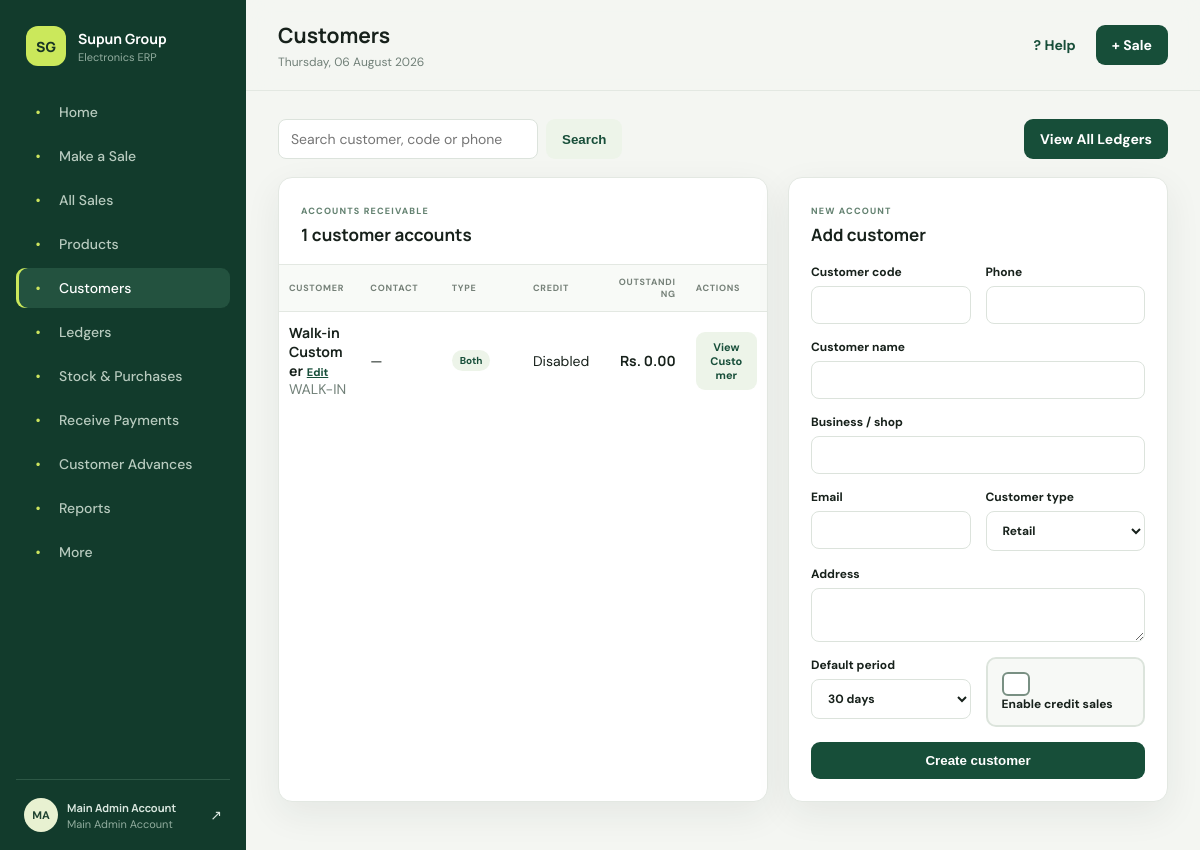
/customers.php (signed in), run on the app's committed database.
### tables this page shows
CREATE TABLE customers (id BIGINT UNSIGNED PRIMARY KEY AUTO_INCREMENT, customer_code VARCHAR(60) UNIQUE NOT NULL, name VARCHAR(160) NOT NULL, business_name VARCHAR(160), phone VARCHAR(30), email VARCHAR(190), address TEXT, customer_type ENUM('retail','wholesale','both') DEFAULT 'retail', credit_enabled BOOLEAN DEFAULT FALSE, default_payment_period VARCHAR(30) DEFAULT '30_days', outstanding DECIMAL(18,2) DEFAULT 0, total_sales DECIMAL(18,2) DEFAULT 0, total_payments DECIMAL(18,2) DEFAULT 0, last_purchase_at DATETIME NULL, last_payment_at DATETIME NULL, status ENUM('active','inactive') DEFAULT 'active', created_at TIMESTAMP DEFAULT CURRENT_TIMESTAMP, updated_at TIMESTAMP DEFAULT CURRENT_TIMESTAMP ON UPDATE CURRENT_TIMESTAMP, INDEX(name), INDEX(phone));

### bootstrap.php (called while the page is built, shortened)
<?php
function e(mixed $value): string { return htmlspecialchars((string)$value, ENT_QUOTES, 'UTF-8'); }
function money(float|int|string|null $value): string { return 'Rs. ' . number_format((float)$value, 2); }
function user(): ?array { return $_SESSION['user'] ?? null; }
function can(string $permission): bool {
    $u = user();
    if ($u['role_code'] === 'main_admin') return true;
    return in_array($permission, $u['permissions'] ?? [], true);
}

### customers.php (the view, shortened to what this page needs)
<?php
require __DIR__.'/bootstrap.php';require_auth();if(!can('customers.view')){http_response_code(403);exit('Forbidden');}require __DIR__.'/partials.php';
$q=trim($_GET['q']??'');$like="%$q%";$stmt=$db->prepare('SELECT * FROM customers WHERE status="active" AND (name LIKE ? OR customer_code LIKE ? OR phone LIKE ?) ORDER BY id DESC');$stmt->execute([$like,$like,$like]);$rows=$stmt->fetchAll();page_start('Customers','customers.php');?>
<div class="toolbar"><form><input name="q" value="<?=e($q)?>" placeholder="Search customer, code or phone"><button class="btn secondary">Search</button></form></div><div class="page-grid"><section class="panel table-panel"><div class="panel-head"><div><span class="eyebrow">Accounts receivable</span><h3><?=count($rows)?> customer accounts</h3></div></div><div class="table-wrap"><table><thead><tr><th>Customer</th><th>Contact</th><th>Type</th><th>Credit</th><th class="right">Outstanding</th></tr></thead><tbody><?php foreach($rows as $r):?><tr><td><a href="customer_view.php?id=<?=$r['id']?>"><b><?=e($r['name'])?></b></a><?php if(can('customers.manage')):?> <a class="row-edit" href="edit_record.php?type=customer&id=<?=$r['id']?>">Edit</a><?php endif;?><br><span class="muted"><?=e($r['customer_code'])?><?=!empty($r['business_name'])?' · '.e($r['business_name']):''?></span></td><td><?=e($r['phone']?:'—')?></td><td><span class="tag"><?=e($r['customer_type'])?></span></td><td><?=!empty($r['credit_enabled'])?'<span class="status active">Enabled</span>':'Disabled'?></td><td class="right"><b><?=money($r['outstanding'])?></b></td></tr><?php endforeach;?></tbody></table></div></section><?php if(can('customers.manage')):?><aside class="panel"><div class="panel-head"><div><span class="eyebrow">New account</span><h3>Add customer</h3></div></div><form method="post" class="form-grid"><input type="hidden" name="_csrf" value="<?=csrf()?>"><label>Customer code<input name="customer_code" required></label><label>Phone<input name="phone"></label><label class="full">Customer name<input name="name" required></label><label class="full">Business / shop<input name="business_name"></label><label>Email<input type="email" name="email"></label><label>Customer type<select name="customer_type"><option value="retail">Retail</option><option value="wholesale">Wholesale</option><option value="both">Retail & wholesale</option></select></label><label class="full">Address<textarea name="address" rows="2"></textarea></label><label>Default period<select name="default_payment_period"><option value="7_days">7 days</option><option value="14_days">14 days</option><option value="30_days" selected>30 days</option><option value="end_of_month">End of month</option><option value="custom">Custom</option></select></label><label><span><input type="checkbox" name="credit_enabled"> Enable credit sales</span></label><button class="btn primary full">Create customer</button></form></aside><?php endif;?></div><?php page_end();

### assets/app.css (style rules this page uses)
:root { --ink:#17211b;--muted:#718078;--paper:#f4f6f2;--card:#fff;--line:#e3e8e2;--green:#174e39;--lime:#cbe85b;--soft:#edf4e9;--danger:#b83b3b;--warn:#ad721b;--shadow:0 12px 36px rgba(31,49,39,.07) }
* { box-sizing:border-box }
body { margin:0;background:var(--paper);color:var(--ink);font-family:'DM Sans',sans-serif;font-size:14px }
h1,h2,h3,strong,b { font-family:'Manrope',sans-serif }
a { color:inherit;text-decoration:none }
.btn { border:0;border-radius:9px;padding:11px 16px;font-weight:700;cursor:pointer;display:inline-block }
.btn.primary { background:var(--green);color:#fff }
.btn.secondary { background:var(--soft);color:var(--green) }
.eyebrow { text-transform:uppercase;letter-spacing:.13em;font-size:9px;font-weight:800;color:#648271 }
.kpi,.panel { background:var(--card);border:1px solid var(--line);border-radius:14px;box-shadow:var(--shadow) }
.panel { padding:22px }
.panel-head { display:flex;justify-content:space-between;align-items:center;margin-bottom:18px }
.panel-head h3 { margin:5px 0 0;font-size:17px }
.panel-head select,select,input,textarea { border:1px solid #dce3dc;background:#fff;border-radius:8px;padding:10px 12px;font:inherit;color:var(--ink) }
.table-panel { padding:0 }
.table-panel .panel-head { padding:22px 22px 0 }
.table-wrap { overflow:auto }
table { width:100%;border-collapse:collapse }
th { background:#f8faf7;text-transform:uppercase;letter-spacing:.08em;font-size:9px;color:#758078;text-align:left }
th,td { padding:13px 18px;border-top:1px solid var(--line);white-space:nowrap }
.right { text-align:right }
.tag,.status { display:inline-block;padding:4px 8px;border-radius:20px;font-size:10px;font-weight:700;text-transform:capitalize }
.tag { background:var(--soft);color:var(--green) }
.form-grid { display:grid;grid-template-columns:repeat(2,1fr);gap:15px }
.form-grid .full { grid-column:1/-1 }
label { display:flex;flex-direction:column;gap:6px;font-size:12px;font-weight:700 }
label input,label select,label textarea { width:100% }
.toolbar { display:flex;justify-content:space-between;gap:12px;align-items:center;margin-bottom:18px }
.toolbar form { display:flex;gap:8px }
.toolbar input { min-width:260px }
.page-grid { display:grid;grid-template-columns:1fr 380px;gap:20px }
.muted { color:var(--muted) }

### assets/layout-fix.css (style rules this page uses)
html,body { max-width:100%;overflow-x:hidden }
.content,.sale-layout,.sale-layout>section,.sale-layout>aside,.panel,.table-wrap { min-width:0;max-width:100% }
input,select,textarea { max-width:100% }
.customer-choice,.product-finder,.form-grid { min-width:0 }
.customer-choice>*,.product-finder>*,.form-grid>* { min-width:0 }
.customer-actions-ready th,.customer-actions-ready td { padding-left:12px;padding-right:12px }
html,body { width:100%;max-width:100%;overflow-x:hidden!important }
.app,.content,.topbar,.panel,.table-panel,.table-wrap,.page-grid,.sale-layout,.split,.toolbar,.report-head,.report-tabs,.action-banner { min-width:0!important;max-width:100%!important }
.page-grid { grid-template-columns:minmax(0,1fr) minmax(300px,380px) }
.page-grid>* { min-width:0 }
.panel-head,.report-head,.action-banner,.toolbar { flex-wrap:wrap }
.panel-head>*,form,label,input,select,textarea,.form-grid>* { min-width:0 }
input,select,textarea { width:100% }
.btn { max-width:100%;white-space:normal;text-align:center }
.table-wrap { width:100%;overflow-x:hidden!important;overscroll-behavior-x:none }
.table-wrap table { width:100%!important;min-width:0!important;table-layout:fixed }
.table-wrap th,.table-wrap td { white-space:normal!important;overflow-wrap:anywhere;word-break:normal;padding:11px 10px }
.checkbox-option { display:flex!important;flex-direction:row!important;align-items:flex-start!important;gap:12px!important;background:#f7f9f6;border:2px solid #dce4dc;border-radius:10px;padding:13px 14px!important;cursor:pointer;min-height:52px }
.checkbox-option input[type="checkbox"] { appearance:none!important;-webkit-appearance:none!important;flex:0 0 24px!important;width:24px!important;height:24px!important;margin:0!important;border:2px solid #799083!important;border-radius:6px!important;background:#fff!important;display:grid!important;place-items:center!important;cursor:pointer }
.checkbox-option input[type="checkbox"]::after { content:'✓';font-size:17px;line-height:1;color:#fff;transform:scale(0);transition:transform .1s }

### data on the page
customers: name "Walk-in Customer", customer_code "WALK-IN", phone "—", customer_type "Both", credit_enabled "Disabled", outstanding "Rs. 0.00"

### other printed values
$label "Home"
$label "Make a Sale"
$label "All Sales"
$label "Products"
$label "Customers"
$label "Ledgers"
$label "Stock & Purchases"
$label "Receive Payments"
$label "Customer Advances"
$label "Reports"
$label "More"
substr($u['display_name'],0,2) "MA"
$u['display_name'] "Main Admin Account"
$u['role_name'] "Main Admin Account"
$title "Customers"
